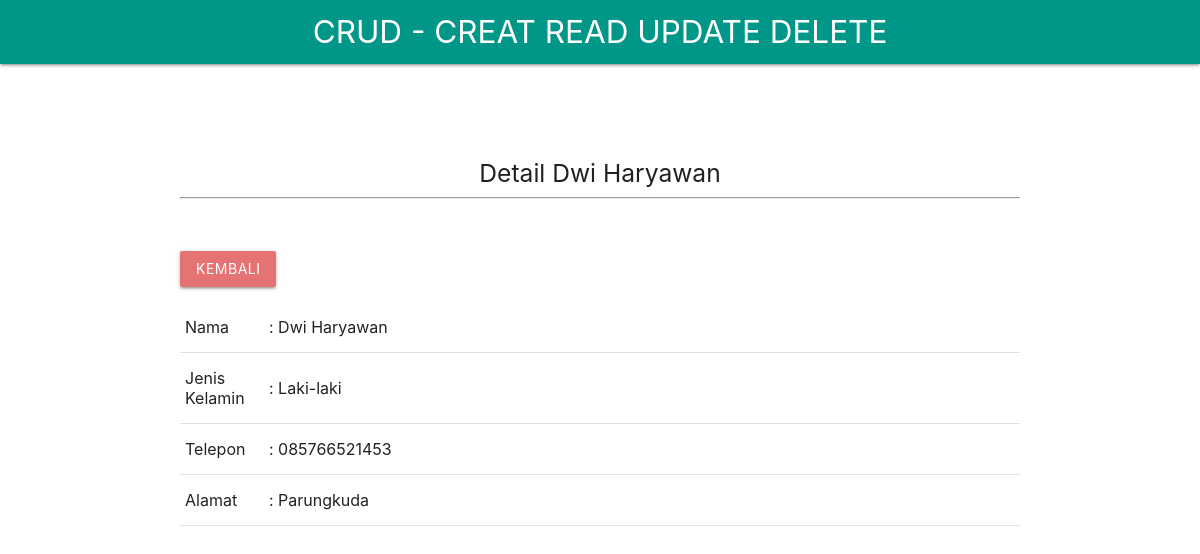
The app's page /detail.php?id=100004 with its own data.
### tables this page shows
CREATE TABLE `mahasiswa` (
  `id_mahasiswa` int(50) NOT NULL,
  `nama` text NOT NULL,
  `jenis_kelamin` text NOT NULL,
  `alamat` text NOT NULL,
  `telepon` text NOT NULL
);

### detail.php (the view, shortened to what this page needs)
<html>
<head>
<link rel="stylesheet" href="style/materialize.min.css" />
</head>
<body>
<nav>
        <div class="nav-wrapper teal">
        <div class="container">
          <a href="index.php" class="brand-logo center white-text">CRUD - CREAT READ UPDATE DELETE</a>
        </div>
        </div>
</nav>
<?php
	include"koneksi.php";
	$data = mysqli_query ($koneksi, " select
											id_mahasiswa,
											nama,
											jenis_kelamin,
											telepon,
											alamat
									  from
									  mahasiswa
									  where id_mahasiswa = $_GET[id]");
	$row = mysqli_fetch_array ($data);
?>
<div class="container" style="margin-top:8%">
	<div class="row">
		<div class="col-md-8 col-md-offset-2">
			<p>
				<center>
					<h5>Detail <?php echo $row['nama']; ?> </h5><hr>
				</center>
			</p>
			<br>
			<p>
				<a class="btn red lighten-2" href="index.php">Kembali</a>
			</p>
			<table class="table table-stripped">
				<tr>
					<td style="width:10%;">
						Nama
					</td>
					<td>
						: <?php echo $row['nama']; ?>
					</td>
				</tr>
				<tr>
					<td style="width:10%;">
						Jenis Kelamin
					</td>
					<td>
						: <?php echo $row['jenis_kelamin']; ?>
					</td>
				</tr>
				<tr>
					<td>
						Telepon
					</td>
					<td>
						: <?php echo $row['telepon']; ?>
					</td>
				</tr>
				<tr>
					<td>
						Alamat
					</td>
					<td>
						: <?php echo $row['alamat']; ?>
					</td>
				</tr>
			</table>
		</div>
	</div>
</div>
</body>
</html>

### records on screen
mahasiswa: nama "Dwi Haryawan", jenis_kelamin "Laki-laki", telepon "085766521453", alamat "Parungkuda"
